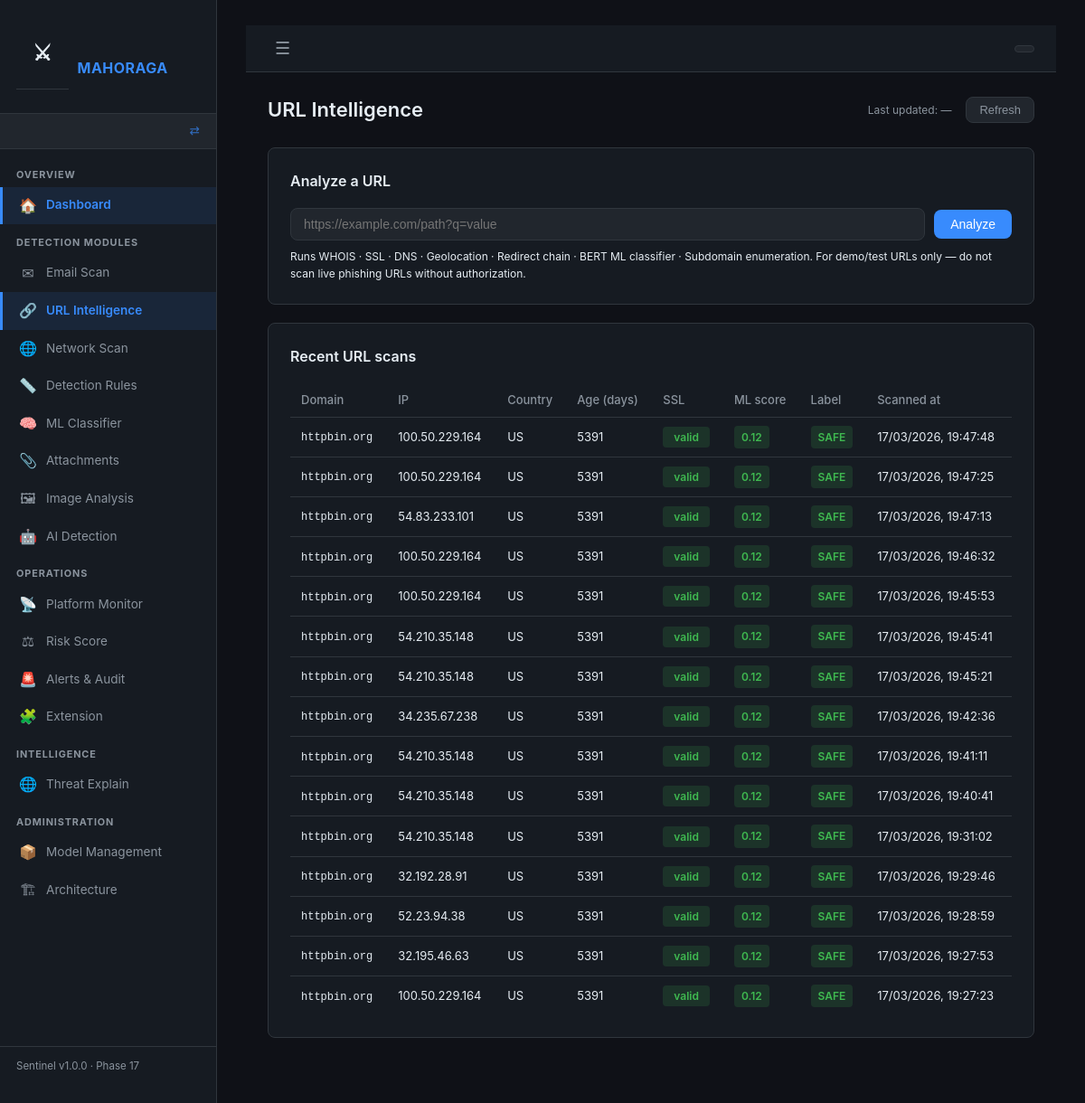
The page /url/intel on the database its author committed.
### backend/app/models.py (models this page shows)
class URLScan(db.Model):
    __tablename__ = "url_scans"
    id               = db.Column(db.Integer, primary_key=True)
    email_id         = db.Column(db.Integer, db.ForeignKey("email_scans.id"), nullable=True)
    raw_url          = db.Column(db.Text)
    normalized_url   = db.Column(db.Text)
    domain           = db.Column(db.String(255))
    ip_address       = db.Column(db.String(60))
    country          = db.Column(db.String(100))
    whois_data       = db.Column(db.Text)          # JSON string
    domain_age_days  = db.Column(db.Integer)
    ssl_valid        = db.Column(db.Boolean)
    ssl_issuer       = db.Column(db.String(255))
    redirect_chain   = db.Column(db.Text)          # JSON array of hop dicts
    ml_score         = db.Column(db.Float)         # 0.0 – 1.0 from BERT model
    rule_score       = db.Column(db.Float)         # score from rule engine
    final_label      = db.Column(db.String(20))    # BENIGN / SUSPICIOUS / MALICIOUS
    scanned_at       = db.Column(db.DateTime, default=datetime.utcnow)
    network_scans    = db.relationship("NetworkScan", backref="url_scan", lazy=True)

### backend/app/routes/url_intel.py (the view)
@url_intel_bp.route("/url/intel", methods=["GET"])
def url_intel_page():
    recent = (
        URLScan.query
        .order_by(URLScan.scanned_at.desc())
        .limit(15)
        .all()
    )
    return render_template("url_intel.html", recent_scans=recent)

### backend/app/routes/dashboard.py (called while the page is built, shortened)
def get_current_role() -> str:
    return session.get("role", "")

def get_sidebar_config():
    role = get_current_role()
    cfg  = ROLES.get(role, {})
    all_items = _all_sidebar_items()
    if cfg.get("allowed_prefixes") is None:
        return all_items   # admin sees everything

### frontend/templates/url_intel.html (shortened to what this page needs)
{% extends "base.html" %}
{% block content %}
<div class="page-header">
  <h1>URL Intelligence</h1>
  <span class="last-updated">
    Last updated: <span id="update-time">—</span>
  </span>
  <button class="btn-refresh" onclick="refreshHistory()">Refresh</button>
</div>
<div class="card">
  <h2>Analyze a URL</h2>
  <div class="url-input-row">
    <input type="text" id="url-input" placeholder="https://example.com/path?q=value"
           onkeydown="if(event.key==='Enter') submitUrl()">
    <button class="btn-primary" onclick="submitUrl()">Analyze</button>
  </div>
  <p class="hint">
    Runs WHOIS · SSL · DNS · Geolocation · Redirect chain · BERT ML classifier · Subdomain enumeration.
    For demo/test URLs only — do not scan live phishing URLs without authorization.
  </p>
</div>
<div class="card">
  <h2>Recent URL scans</h2>
  <table class="data-table">
    <thead>
      <tr>
        <th>Domain</th>
        <th>IP</th>
        <th>Country</th>
        <th>Age (days)</th>
        <th>SSL</th>
        <th>ML score</th>
        <th>Label</th>
        <th>Scanned at</th>
      </tr>
    </thead>
    <tbody id="history-table-body">
      {% for s in recent_scans %}
      <tr>
        <td class="truncate" title="{{ s.raw_url }}">
          <code>{{ s.domain }}</code>
        </td>
        <td>{{ s.ip_address or '—' }}</td>
        <td>{{ s.country or '—' }}</td>
        <td>
          {% if s.domain_age_days is not none %}
            <span class="{{ 'text-danger' if s.domain_age_days < 180 else '' }}">
              {{ s.domain_age_days }}
            </span>
          {% else %}—{% endif %}
        </td>
        <td>
          {% if s.ssl_valid %}
            <span class="auth-pill auth-pass">valid</span>
          {% else %}
            <span class="auth-pill auth-fail">invalid</span>
          {% endif %}
        </td>
        <td>
          <span class="score-pill score-{{ s.final_label | lower if s.final_label else 'unknown' }}">
            {{ '%.2f'|format(s.ml_score or 0) }}
          </span>
        </td>
        <td>
          <span class="label-badge label-{{ s.final_label | lower if s.final_label else 'unknown' }}">
            {{ s.final_label or '—' }}
          </span>
        </td>
        <td>{{ s.scanned_at.strftime('%d/%m/%Y, %H:%M:%S') if s.scanned_at else '—' }}</td>
      </tr>
      {% else %}
      <tr><td colspan="8" class="empty-state">No URL scans yet — enter a URL above</td></tr>
      {% endfor %}
    </tbody>
  </table>
</div>
{% endblock %}

### rows shown on the page
URLScan: domain "httpbin.org", ip_address "100.50.229.164", country "US", domain_age_days "5391", ssl_valid "valid", ml_score "0.12", final_label "SAFE", scanned_at "17/03/2026, 19:47:48"
URLScan: domain "httpbin.org", ip_address "100.50.229.164", country "US", domain_age_days "5391", ssl_valid "valid", ml_score "0.12", final_label "SAFE", scanned_at "17/03/2026, 19:47:25"
URLScan: domain "httpbin.org", ip_address "54.83.233.101", country "US", domain_age_days "5391", ssl_valid "valid", ml_score "0.12", final_label "SAFE", scanned_at "17/03/2026, 19:47:13"
URLScan: domain "httpbin.org", ip_address "100.50.229.164", country "US", domain_age_days "5391", ssl_valid "valid", ml_score "0.12", final_label "SAFE", scanned_at "17/03/2026, 19:46:32"
URLScan: domain "httpbin.org", ip_address "100.50.229.164", country "US", domain_age_days "5391", ssl_valid "valid", ml_score "0.12", final_label "SAFE", scanned_at "17/03/2026, 19:45:53"
URLScan: domain "httpbin.org", ip_address "54.210.35.148", country "US", domain_age_days "5391", ssl_valid "valid", ml_score "0.12", final_label "SAFE", scanned_at "17/03/2026, 19:45:41"
URLScan: domain "httpbin.org", ip_address "54.210.35.148", country "US", domain_age_days "5391", ssl_valid "valid", ml_score "0.12", final_label "SAFE", scanned_at "17/03/2026, 19:45:21"
URLScan: domain "httpbin.org", ip_address "34.235.67.238", country "US", domain_age_days "5391", ssl_valid "valid", ml_score "0.12", final_label "SAFE", scanned_at "17/03/2026, 19:42:36"
URLScan: domain "httpbin.org", ip_address "54.210.35.148", country "US", domain_age_days "5391", ssl_valid "valid", ml_score "0.12", final_label "SAFE", scanned_at "17/03/2026, 19:41:11"
URLScan: domain "httpbin.org", ip_address "54.210.35.148", country "US", domain_age_days "5391", ssl_valid "valid", ml_score "0.12", final_label "SAFE", scanned_at "17/03/2026, 19:40:41"
URLScan: domain "httpbin.org", ip_address "54.210.35.148", country "US", domain_age_days "5391", ssl_valid "valid", ml_score "0.12", final_label "SAFE", scanned_at "17/03/2026, 19:31:02"
URLScan: domain "httpbin.org", ip_address "32.192.28.91", country "US", domain_age_days "5391", ssl_valid "valid", ml_score "0.12", final_label "SAFE", scanned_at "17/03/2026, 19:29:46"
URLScan: domain "httpbin.org", ip_address "52.23.94.38", country "US", domain_age_days "5391", ssl_valid "valid", ml_score "0.12", final_label "SAFE", scanned_at "17/03/2026, 19:28:59"
URLScan: domain "httpbin.org", ip_address "32.195.46.63", country "US", domain_age_days "5391", ssl_valid "valid", ml_score "0.12", final_label "SAFE", scanned_at "17/03/2026, 19:27:53"
URLScan: domain "httpbin.org", ip_address "100.50.229.164", country "US", domain_age_days "5391", ssl_valid "valid", ml_score "0.12", final_label "SAFE", scanned_at "17/03/2026, 19:27:23"

### other values the page prints
{{ section.section }} "OVERVIEW" "DETECTION MODULES" "OPERATIONS" "INTELLIGENCE" "ADMINISTRATION"
{{ item.icon }} "🏠" "✉" "🔗" "🌐" "📏" "🧠" "📎" "🖼" "🤖" "📡" "⚖" "🚨" "🧩" "🌐" "📦" "🏗"
{{ item.label }} "Dashboard" "Email Scan" "URL Intelligence" "Network Scan" "Detection Rules" "ML Classifier" "Attachments" "Image Analysis" "AI Detection" "Platform Monitor" "Risk Score" "Alerts & Audit" "Extension" "Threat Explain" "Model Management" "Architecture"
